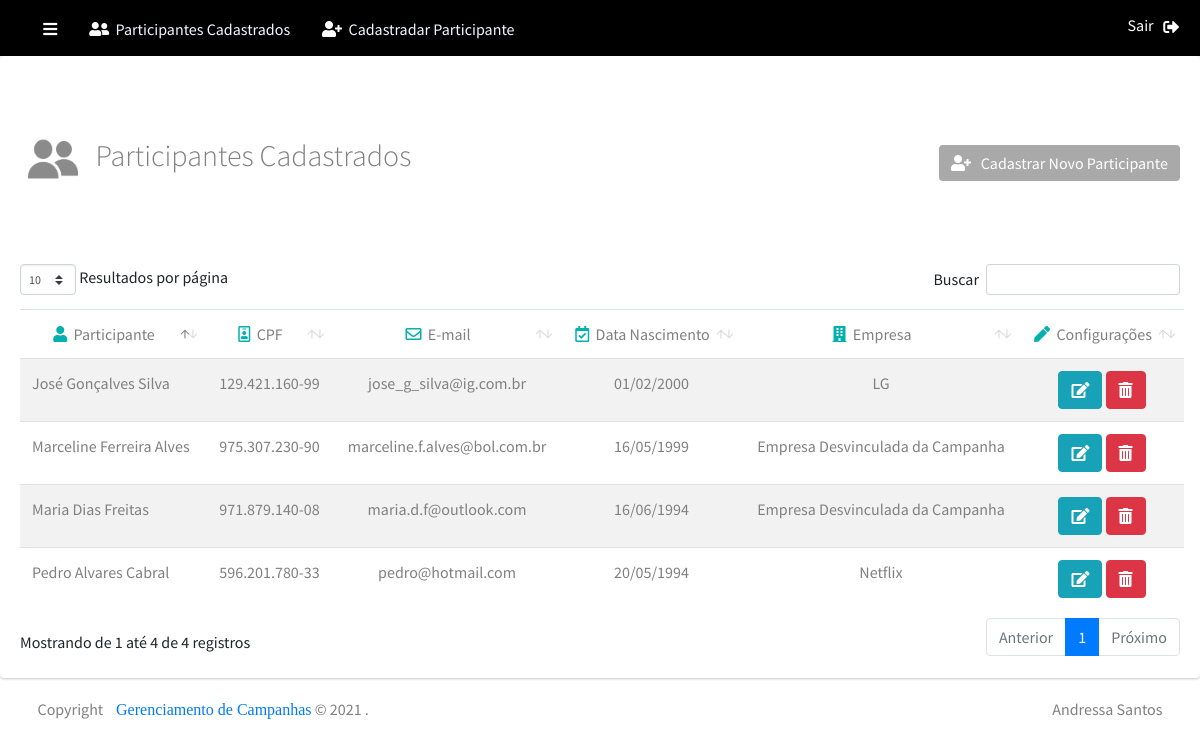
Screenshot of /participantes with the database file from the repository.
### tables this page shows
CREATE TABLE `participantes` (
  `id_cliente` int(11) NOT NULL,
  `cpf` varchar(16) DEFAULT NULL,
  `nome` varchar(100) DEFAULT NULL,
  `email` varchar(100) DEFAULT NULL,
  `data_nascimento` date DEFAULT NULL,
  `empresa` int(11) DEFAULT NULL
);

CREATE TABLE `empresas` (
  `id_empresa` int(11) NOT NULL,
  `cnpj` varchar(45) DEFAULT NULL,
  `razao_social` varchar(100) DEFAULT NULL
);

### application/controllers/Participantes.php (called while the page is built, shortened)
<?php
class Participantes extends CI_Controller {
    public function __construct(){
        $this->load->Library('form_validation');
        $this->load->model('participantes_model');
    }
	public function index()
	{
        $data['participantes'] = $this->participantes_model->getParticipantes();
         $data['empresas'] = $this->participantes_model->getEmpresas();
        $data['titulo'] = "Participantes";
        $data['view'] = 'participantes/lista';
        $this->load->view('template/home', $data);
    }
}

### index.php (called while the page is built, shortened)
<?php
require_once BASEPATH.'core/CodeIgniter.php';

### application/models/Participantes_model.php (called while the page is built, shortened)
<?php
   class Participantes_model extends CI_Model{
     public function getParticipantes()
     {
        $this->db->select('participantes.*, empresas.id_empresa, empresas.razao_social');
        $this->db->from('participantes');
        $this->db->join('empresas', 'participantes.empresa = empresas.id_empresa', 'left');
        $this->db->group_by('participantes.id_cliente');
        $this->db->order_by('participantes.id_cliente', 'asc');
        return $this->db->get()->result();
      }
      public function getEmpresas()
      {
        $this->db->select('id_empresa, razao_social');
        $this->db->from('empresas');
        $this->db->order_by('razao_social', 'asc');
        return $this->db->get()->result();
      }
   }

### application/helpers/funcao_helper.php (called while the page is built, shortened)
<?php
   function formataDataView($data=NULL)
   {
        if ($data) {
            $data = explode('-', $data);
            return $data[2] .'/'. $data[1] .'/'. $data[0];
        }
   }

### application/views/participantes/lista.php (the view, shortened to what this page needs)
<section class="content">
   <div class="card">
     <div class="card-body">
        <div class="row margin-bottom-20">
           <div class="col-md-6 text-left">
             <h1><img src="<?php echo base_url('public/img/friends.png')?>" width=50 height=50>&nbsp;&nbsp; Participantes Cadastrados</h1><br><br><br>
           </div>
           <div class="col-md-6 text-right">
             <a href="<?php echo base_url('participantes/participante') ?>" title="Cadastrar Novo Participante" class="btn btn-info btn-cadastro" style="background:#A9A9A9;border:#A9A9A9;"><i class="fas fa-user-plus"></i>&nbsp;&nbsp; Cadastrar Novo Participante</a>
           </div>
        </div>
        <div class="table-responsive-sm div-tbl">
        <table class="table table-striped table_listar_data-table">
           <thead>
             <tr>
              <td class="text-center"><i class="fas fa-user" style="color:#01B1AF;"></i>&nbsp;&nbsp;Participante</td>
              <td class="text-center"><i class="far fa-id-badge" style="color:#01B1AF;"></i>&nbsp;&nbsp;CPF</td>
              <td class="text-center"><i class="far fa-envelope" style="color:#01B1AF;"></i>&nbsp;&nbsp;E-mail</td>
              <td class="text-center"><i class="far fa-calendar-check" style="color:#01B1AF;"></i>&nbsp;&nbsp;Data Nascimento</td>
              <td class="text-center"><i class="fas fa-building" style="color:#01B1AF;"></i>&nbsp;&nbsp;Empresa</td>
              <td class="text-center"><i class="fas fa-pen" style="color:#01B1AF;"></i>&nbsp;&nbsp;Configurações</td>
             </tr>
           </thead>
           <tbody>
             <?php
                foreach ($participantes as $p) {  ?>
                  <tr>
                  <td><?= $p->nome ?></td>
                  <td class="text-center"><?= $p->cpf ?></td>
                  <td class="text-center"><?= $p->email ?></td>
                  <td class="text-center"><?=  formataDataView($p->data_nascimento) ?></td>
                  <td class="text-center">
                    <?php if ($p->razao_social != NULL){
                              echo  $p->razao_social;
                         } else { ?>
                              Empresa Desvinculada da Campanha
                     <?php } ?>
                   </td>
                 <td class="text-center">
                    <a href="<?= base_url('participantes/participante/'.$p->id_cliente)?>" title="Atualizar Participante" class="btn btn-info"><i class="fas fa-edit"></i></a>
                    <a href="<?= base_url('participantes/del_participante/'.$p->id_cliente)?>" title="Apagar Participante" class="btn btn-danger btn-apagar-registro"><i class="fas fa-trash-alt"></i></a>
                  </td>
                  </tr>
                  <?php
                }
             ?>
           </tbody>
         </table>
        </div>
       </div>
     </div>
   </section>

### application/views/template/home.php (shortened to what this page needs)
<!DOCTYPE html>
<html>
<head>
  <link rel="stylesheet" href="<?php echo base_url('public/dist/bootstrap/css/bootstrap.min.css') ?>" >
  <link rel="stylesheet" href=" <?php echo base_url('public/dist/fontawesome-free/css/all.min.css') ?>">
  <link rel="stylesheet" href="<?php echo base_url('public/dist/Ionicons/css/ionicons.min.css') ?>">
  <link rel="stylesheet" href="<?php echo base_url('public/css/adminlte.min.css') ?>">
  <link rel="stylesheet" href="<?php echo base_url('public/css/skin-blue.min.css') ?>">
  <link rel="stylesheet" type="text/css" href="<?php echo base_url('public/dist/data-tables/datatables.css') ?>">
  <link rel="stylesheet" type="text/css" href="<?php echo base_url('public/dist/jquery.uploadfile/css/uploadfile.css') ?>">
  <link rel="stylesheet" href="https://use.fontawesome.com/releases/v5.5.0/css/all.css">
</head>
<body class="body hold-transition sidebar-mini" id="body">
<div class="">
  <nav class="navbar navbar-expand navbar-light"  style="background:black;">
  <?php if($titulo == 'Participantes' || $titulo == 'Cadastrar Novo Participante' || $titulo == 'Atualizar Participante') { ?>
    <ul class="navbar-nav">&nbsp;&nbsp;&nbsp;&nbsp;&nbsp;&nbsp;
    <li class="nav-item cima d-none d-sm-inline-block">
        <a href="#" class="nav-link" style="color:#F0F8FF!important;"><i class="fas fa-bars" style="color:white;"></i></a>
      </li>
      <li class="nav-item cima d-none d-sm-inline-block">
        <a href="<?php echo base_url('participantes') ?>" class="nav-link" style="color:#F0F8FF!important;"><i class="fas fa-user-friends" style="color:white;"></i>&nbsp;&nbsp;Participantes Cadastrados</a>
      </li>
      <li class="nav-item cima d-none d-sm-inline-block">
        <a href="<?php echo base_url('participantes/participante') ?>" class="nav-link" style="color:#F0F8FF!important;"><i class="fas fa-user-plus" style="color:white;"></i>&nbsp;&nbsp;Cadastradar Participante</a>
      </li>
    </ul>
   <?php } ?>
    <ul class="navbar-nav ml-auto">
      <li class="nav-item">
          <a href="<?php echo base_url('inicio') ?>" class="navbar-nav" data-toggle="pushmenu" role="button" style="color:white;padding-top:1px;">
            Sair&nbsp;&nbsp;&nbsp;<i class="fas fa-sign-out-alt" style="color:white;margin-top:9%;margin-right:13px;"></i>
          </a>
      </li>
    </ul>
  </nav>
        <?php
           if (isset($view)) {
             $this->load->view($view);
           }
        ?>
  </div>
  <footer class="container footer" style="height:40px; padding-top:3px;color:gray;">
    <div class="float-right d-none d-sm-block">
      Andressa Santos
    </div>
    Copyright &nbsp;&nbsp; <a href="#" style="font-family: 'Kelly Slab';">Gerenciamento de Campanhas</a> &copy; 2021 .
  </footer>
</body>
</html>

### application/views/template/home.php (style rules this page uses)
.nav-item { padding-top:6%; }
.nav-item i { color:#01B1AF }
.nav-item { height:40px!important; }
.nav-link { margin-top:-30px!important; }

### application/views/participantes/lista.php (style rules this page uses)
td { color:gray; }
h1,h2 { font-weight:300!important;color:gray;font-size:24px; }
.margin-bottom-20 { margin-top:10%;margin-left:4px; }
.margin-bottom-20 .btn-cadastro { margin-right:10%;margin-top:-30px; }
.margin-bottom-20 img { width:50px;height:35; }
.div-tbl { margin-top:30%; }
@media screen and (min-width: 480px) { h1,h2 { font-size:28px; } }
@media screen and (min-width: 480px) { .margin-bottom-20 { margin-top:6%;margin-left:5%; } }
@media screen and (min-width: 480px) { .margin-bottom-20 .btn-cadastro { margin-right:25%;margin-top:-40px; } }
@media screen and (min-width: 480px) { .div-tbl { margin-top:15%; } }
@media screen and (min-width: 768px) { h1,h2 { font-size:30px; } }
@media screen and (min-width: 768px) { .margin-bottom-20 { margin-top:5%;margin-left:0%; } }
@media screen and (min-width: 768px) { .margin-bottom-20 .btn-cadastro { margin-right:0%;margin-top:2%; } }
@media screen and (min-width: 768px) { .div-tbl { margin-top:0%; } }

### rows the page displays
participantes: nome "Maria Dias Freitas", cpf "971.879.140-08", email "maria.d.f@outlook.com", data_nascimento "16/06/1994", shows "Empresa Desvinculada da Campanha"
participantes: nome "José Gonçalves Silva", cpf "129.421.160-99", email "jose_g_silva@ig.com.br", data_nascimento "01/02/2000", empresa.razao_social "LG"
participantes: nome "Pedro Alvares Cabral", cpf "596.201.780-33", email "pedro@hotmail.com", data_nascimento "20/05/1994", empresa.razao_social "Netflix"
participantes: nome "Marceline Ferreira Alves", cpf "975.307.230-90", email "marceline.f.alves@bol.com.br", data_nascimento "16/05/1999", shows "Empresa Desvinculada da Campanha"
